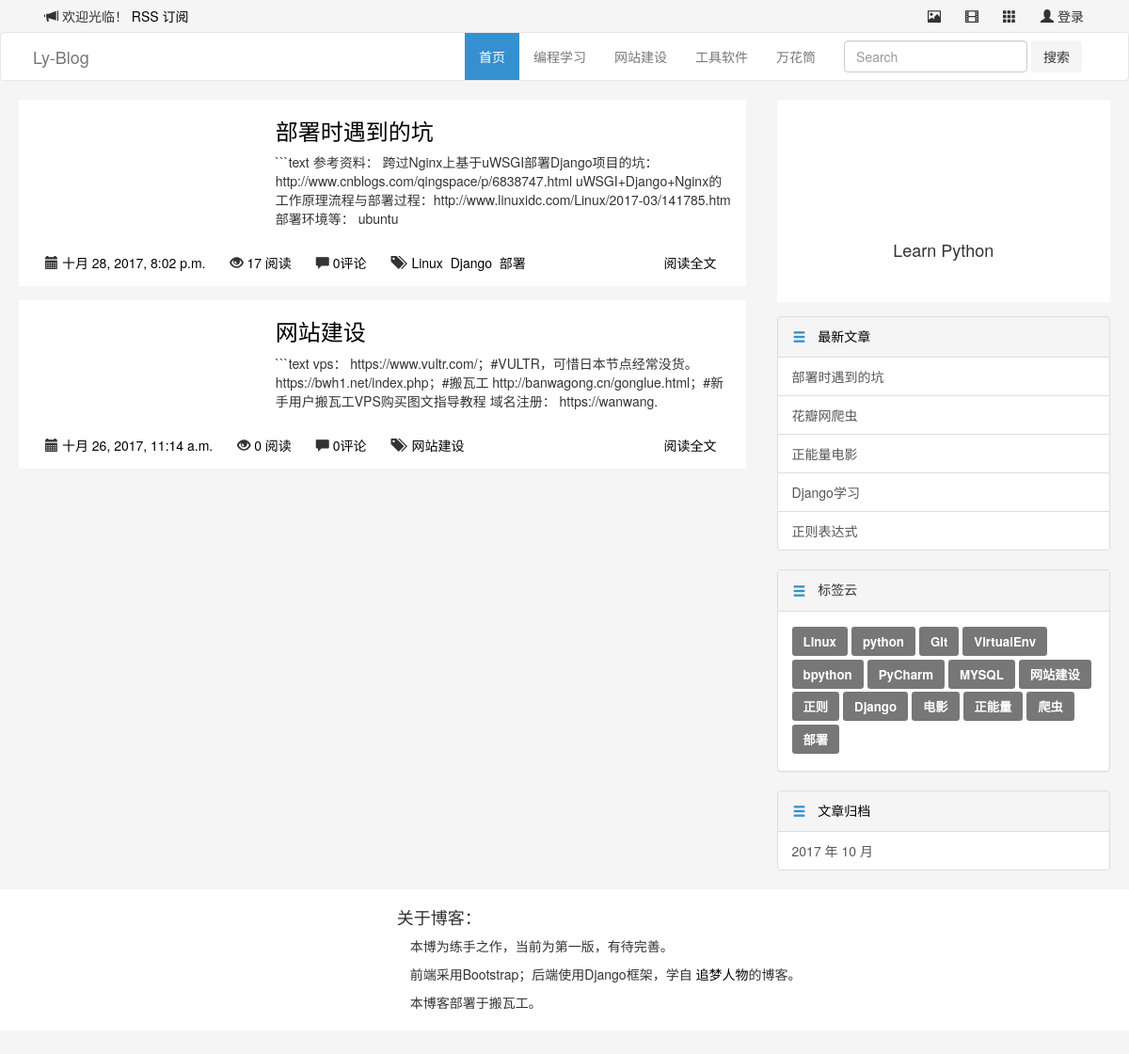
The page /category/5/ on the database its author committed.
### blog/models.py (models this page shows, shortened)
@python_2_unicode_compatible
class Category(models.Model):
    name = models.CharField(max_length=100)

@python_2_unicode_compatible
class Article(models.Model):
    title = models.CharField(max_length=70)
    body = models.TextField()
    created_time = models.DateTimeField()
    modified_time = models.DateTimeField()
    excerpt = models.CharField(max_length=200, blank=True)
    category = models.ForeignKey(Category)
    tags = models.ManyToManyField(Tag, blank=True)
    author = models.ForeignKey(User)
    views = models.PositiveIntegerField(default=0)
    def get_absolute_url(self):
        return reverse('blog:detail', kwargs={'pk': self.pk})
    class Meta:
        ordering = ['-created_time']

@python_2_unicode_compatible
class Tag(models.Model):
    name = models.CharField(max_length=100)

### blog/views.py (the view)
# urls.py: url(r'^category/(?P<pk>[0-9]+)/$', views.CategoryView.as_view(), name='category'),
class CategoryView(IndexView):
    def get_queryset(self):
        cate = get_object_or_404(Category, pk=self.kwargs.get('pk'))
        return super(CategoryView, self).get_queryset().filter(category=cate)

### blog/templatetags/blog_tags.py (called while the page is built)
@register.simple_tag
def get_recent_articles(num=5):
    return Article.objects.all().order_by('-created_time')[:num]

@register.simple_tag
def archives():
    return Article.objects.dates('created_time', 'month', order='DESC')

@register.simple_tag
def get_categories():
    return Category.objects.annotate(num_articles=Count('article')).filter(num_articles__gt=0)

@register.simple_tag
def get_tags():
    return Tag.objects.annotate(num_articles=Count('article')).filter(num_articles__gt=0)

### blog/views.py (called while the page is built, shortened)
    def get_context_data(self, **kwargs):
        context = super().get_context_data(**kwargs)
        paginator = context.get('paginator')
        page = context.get('page_obj')
        is_paginated = context.get('is_paginated')
        pagination_data = self.pagination_data(paginator, page, is_paginated)
        context.update(pagination_data)
        return context

    def pagination_data(self, paginator, page, is_paginated):
        if not is_paginated:
            return {}

### templates/blog/index.html (shortened to what this page needs)
{% extends 'base.html' %}
{% block main %}
  <div class="row">
    {% for article in article_list %}
      <div class="col-xs-12 blog-default blog-height-3">
      <div class="row">
        <div class="col-sm-4">
        </div>
        <div class="col-sm-8">
          <h3 class="blog-head"><a href="{{ article.get_absolute_url }}">{{ article.title }}</a></h3>
          <p>{{ article.body|truncatechars:200 }}</p>
        </div>
        <div class="col-sm-12 blog-btn-1">
          <button type="button" class="btn btn-default blog-btn-2 pull-left">
            <span class="glyphicon glyphicon-calendar" aria-hidden="true"></span>
            <a href="{% url 'blog:archives' article.created_time.year article.created_time.month %}">{{ article.created_time }}</a>
          </button>
          <button type="button" class="btn btn-default blog-btn-2 pull-left">
            <span class="glyphicon glyphicon-eye-open" aria-hidden="true"></span>
            <a href="#">{{ article.views }} 阅读</a>
          </button>
          <button type="button" class="btn btn-default blog-btn-2 pull-left">
            <span class="glyphicon glyphicon-comment" aria-hidden="true"></span>
            <a href="{{ article.get_absolute_url }}">{{ article.comment_set.count }}评论</a>
          </button>
          <button type="button" class="btn btn-default blog-btn-2 pull-left">
            <span class="glyphicon glyphicon-tags" aria-hidden="true"></span>
            {% for tag in article.tags.all %}
              <a href="{% url 'blog:tag' tag.pk %}">&nbsp{{ tag.name }}</a>
            {% endfor %}
          </button>
          <button type="button" class="btn btn-default blog-btn-2 pull-right">
            <a href="{{ article.get_absolute_url }}">阅读全文</a>
          </button>
        </div>
      </div>
    </div>
    {% empty %}
      暂时还没有发布的文章！
    {% endfor %}
    <div class="col-xs-12 col-sm-8 col-sm-offset-4 ">
      <nav aria-label="Page navigation">
        <br>
      </nav>
    </div>
  </div>
{% endblock main %}

### templates/base.html (shortened to what this page needs)
{% load staticfiles %}
{% load blog_tags %}
<!DOCTYPE html>
<html lang="zh-CN">
  <head>
    <link href="https://cdn.bootcss.com/bootstrap/3.3.7/css/bootstrap.min.css" rel="stylesheet">
    <link rel="stylesheet" href="{% static 'blog/css/blog_base.css' %}">
    <link rel="stylesheet" href="{% static 'blog/css/highlights/vs.css' %}">
  </head>
  <body>
    <div class="container">
      <button type="button" class="btn btn-default pull-left">
        <span class="glyphicon glyphicon-bullhorn" aria-hidden="true"></span> 欢迎光临！
        <a href="{% url 'rss' %}">RSS 订阅</a>
      </button>
      <a href="#">
        <button type="button" class="btn btn-default pull-right">
          <span class="glyphicon glyphicon-user" aria-hidden="true"></span> 登录
        </button>
      </a>
      <a href="#">
        <button type="button" class="btn btn-default pull-right">
          <span class="glyphicon glyphicon-th" aria-hidden="true"></span>
        </button>
      </a>
      <a href="#">
        <button type="button" class="btn btn-default pull-right">
          <span class="glyphicon glyphicon-film" aria-hidden="true"></span>
        </button>
      </a>
      <a href="#">
        <button type="button" class="btn btn-default pull-right">
          <span class="glyphicon glyphicon-picture" aria-hidden="true"></span>
        </button>
      </a>
    </div>
    <nav class="navbar navbar-default">
      <div class="container">
        <div class="navbar-header">
          <a class="navbar-brand" href="{% url 'blog:index' %}">Ly-Blog</a>
        </div>
        <div class="collapse navbar-collapse" id="bs-example-navbar-collapse-1">
          <form class="navbar-form navbar-right" method="get" id="searchform" action="{% url 'haystack_search' %}">
            <div class="form-group">
              <input type="text" class="form-control" name="q" placeholder="Search">
            </div>
            <button type="submit" class="btn btn-default">搜索</button>
          </form>
          <ul class="nav navbar-nav navbar-right">
            <li class="active"><a href="{% url 'blog:index' %}">首页<span class="sr-only">(current)</span></a></li>
            {% get_categories as category_list %}
            {% for category in category_list %}
              <li>
                <a href="{% url 'blog:category' category.pk %}">
                  {{ category.name }}
                </a>
              </li>
            {% empty %}
              <li><a href="#">暂无分类</a></li>
            {% endfor %}
          </ul>
        </div>
      </div>
    </nav>
<div class="container">
  <div class="row">
    <div class="col-xs-12 col-sm-8">
      {% block main %}
      {% endblock main %}
    </div>
    <div class="col-xs-12 col-sm-4">
      <div class="row">
        <div class="col-sm-11 col-sm-offset-1 blog-height-2 blog-default">
          <div class="row">
            <div class="col-sm-12 blog-height-6" style="background:url(http://owgisv3lp.bkt.clouddn.com/blog/blog_00001.jpg) no-repeat center center;">
            </div>
            <div class="col-sm-12">
              <div class="row">
                <div class="text-center">
                </div>
              </div>
            </div>
            <div class="col-sm-12">
              <div class="row">
                <h4 class="text-center">Learn Python</h4>
              </div>
            </div>
          </div>
        </div>
        <div class="col-sm-11 col-sm-offset-1 blog-height-3">
          <div class="row">
            <div class="list-group">
              <a href="#" class="list-group-item active">
                <button type="button" class="btn btn-default">
                  <span class="glyphicon glyphicon-menu-hamburger" aria-hidden="true"></span>
                </button>
                &nbsp&nbsp最新文章
              </a>
              {% get_recent_articles as recent_article_list %}
              {% for article in recent_article_list %}
                <a href="{{ article.get_absolute_url }}" class="list-group-item">{{ article.title }}</a>
              {% empty %}
                暂无文章！
              {% endfor %}
            </div>
          </div>
        </div>
        <div class="col-sm-11 col-sm-offset-1 blog-height-3">
          <div class="row">
            <div class="panel panel-default">
              <div class="panel-heading">
                <button type="button" class="btn btn-default">
                  <span class="glyphicon glyphicon-menu-hamburger" aria-hidden="true"></span>
                </button>
                &nbsp&nbsp标签云
              </div>
              <div class="panel-body">
                {% get_tags as tag_list %}
                {% for tag in tag_list %}
                  <a href="{% url 'blog:tag' tag.pk %}"><span class="label label-default">{{ tag.name }}</span></a>
                {% empty %}
                暂无标签！
                {% endfor %}
              </div>
            </div>
          </div>
        </div>
        <div class="col-sm-11 col-sm-offset-1 blog-height-3">
          <div class="row">
            <div class="list-group">
              <a href="#" class="list-group-item active">
                <button type="button" class="btn btn-default">
                  <span class="glyphicon glyphicon-menu-hamburger" aria-hidden="true"></span>
                </button>
                &nbsp&nbsp文章归档
              </a>
              {% archives as date_list %}
              {% for date in date_list %}
                <a href="{% url 'blog:archives' date.year date.month %}" class="list-group-item">{{ date.year }} 年 {{ date.month }} 月</a>
              {% empty %}
              暂无归档！
              {% endfor %}
            </div>
          </div>
        </div>
      </div>
    </div>
  </div>
</div>
<div class="container-fluid">
  <div class="row">
    <div class="col-xs-12 blog-height-4 blog-default-2">
      <div class="container blog-padding-2">
        <div class="row">
          <div class="col-xs-12 col-sm-4"></div>
          <div class="col-xs-12 col-sm-8 ">
            <h4>关于博客：</h4>
            <p class="blog-p">本博为练手之作，当前为第一版，有待完善。</p>
            <p class="blog-p">前端采用Bootstrap；后端使用Django框架，学自
              <a href="http://zmrenwu.com/post/2/">追梦人物</a>的博客。
            </p>
            <p class="blog-p">本博客部署于搬瓦工。</p>
          </div>
        </div>
      </div>
    </div>
  </div>
</div>
  </body>
</html>

### blog/static/blog/css/blog_base.css (style rules this page uses)
body { background: #f5f5f5;  }
a { color: black; }
.navbar-default { background-color: white; }
.navbar-default .navbar-nav>.active>a { color: white; background-color: #3690cf; }
.list-group-item > .btn { padding: 0px 0px; color: #3690cf; background-color: transparent; border-color: transparent; margin-top: -2px; }
.list-group-item.active, .list-group-item.active:hover { background-color: #f5f5f5; border-color: #ddd; color: black; }
.panel-heading > .btn { padding: 0px 0px; color: #3690cf; background-color: transparent; border-color: transparent; margin-top: -2px; }
.blog-default { background: #fff; margin-bottom: 15px; }
.blog-default-2 { background: #fff; margin-bottom: 25px; }
.blog-height-2 { height: 215px; }
.blog-height-3 { height: auto; }
.blog-height-4 { height: 150px; }
.blog-height-6 { height: 120px; }
.blog-p { text-indent:1em; }
.blog-padding-2 { padding-top: 10px; }
.blog-btn-1 { margin-top: 10px; padding-bottom: 8px;  }
.blog-btn-1 > .blog-btn-2 { background-color: transparent; border-color: transparent; }
.btn-default { background-color: #f5f5f5; border-color: #f5f5f5; }
.container { padding-right: 20px; padding-left: 20px; }
.label { line-height: 262%; padding: 6px 12px; font-size: 95%; }

### rows shown on the page
Category: name "编程学习"
Category: name "网站建设"
Category: name "工具软件"
Category: name "万花筒"
Article: title "部署时遇到的坑", body "```text 参考资料： 跨过Nginx上基于uWSGI部署Django项目的坑：http://www.cnblogs.com/qingspace/p/6838747.html uWSGI+Django+Nginx的工作原理流程与部署过程：http://www.linuxidc.com/Linux/2017-03/141785.htm 部署环境等： ubuntu", created_time "十月 28, 2017, 8:02 p.m.", views "17", comment_set.count "0"
Tag: name "Linux"
Tag: name "Django"
Tag: name "部署"
Article: title "网站建设", body "```text vps： https://www.vultr.com/；#VULTR，可惜日本节点经常没货。 https://bwh1.net/index.php；#搬瓦工 http://banwagong.cn/gonglue.html；#新手用户搬瓦工VPS购买图文指导教程 域名注册： https://wanwang.", created_time "十月 26, 2017, 11:14 a.m.", views "0", comment_set.count "0"
Tag: name "网站建设"
Article: title "花瓣网爬虫"
Article: title "正能量电影"
Article: title "Django学习"
Article: title "正则表达式"
Tag: name "python"
Tag: name "Git"
Tag: name "VirtualEnv"
Tag: name "bpython"
Tag: name "PyCharm"
Tag: name "MYSQL"
Tag: name "正则"
Tag: name "电影"
Tag: name "正能量"
Tag: name "爬虫"

### other values the page prints
{{ date.year }} "2017"
{{ date.month }} "10"
